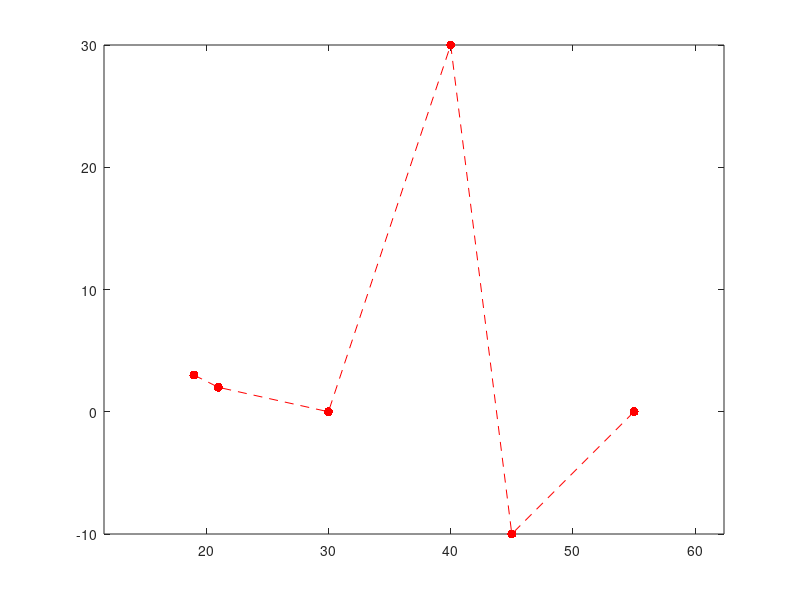

Recreate this plot in MATLAB. (Note: this script raises an error after producing the figure.)
clear 
px = [19 21 30 40 45 55];
py = [3 2 0 30 -10 0];
plot (px, py, '--r.', 'MarkerSize', 20)
hold on; axis equal;
syms t;
x(t) = 0*t; y(t) = 0*t;
n = 5;
for i =0:n
    b(t) = nchoosek(n, i)*t^i*(1-t)^(n-1);
    x(t) = x(t)+px(i+1)*b(t);
    y(t) = y(t)+py(i+1)*b(t);
end
fplot(x, y, [0 1]);

t0=0.3
P=[x(t0), y(t0)];
plot( P(1), P(2), 'r*', 'MarkerSize', 8)

xd(t)= diff(x,t)
yd(t)=diff(y, t)
v=[xd(t0), yd(t0)]
quiver(P(1),P(2), v(1),v(2), 'r', 'LineWidth', 2);
